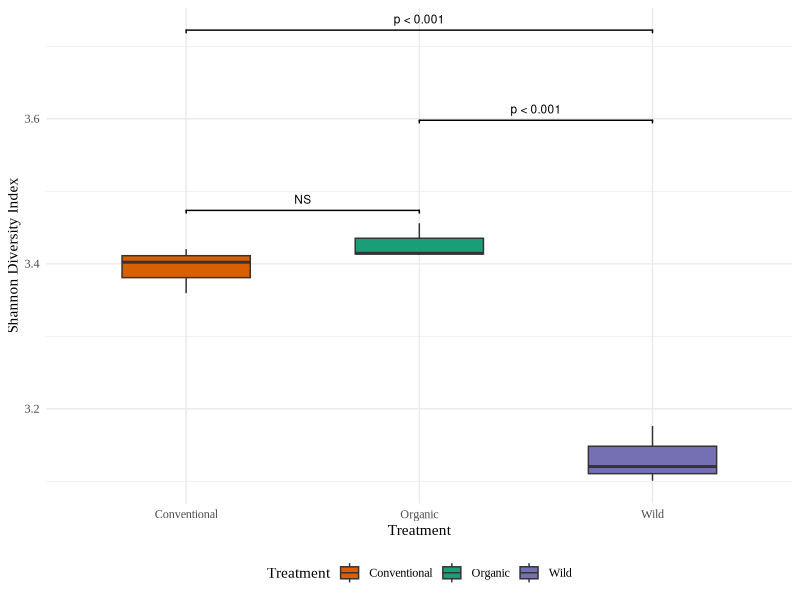
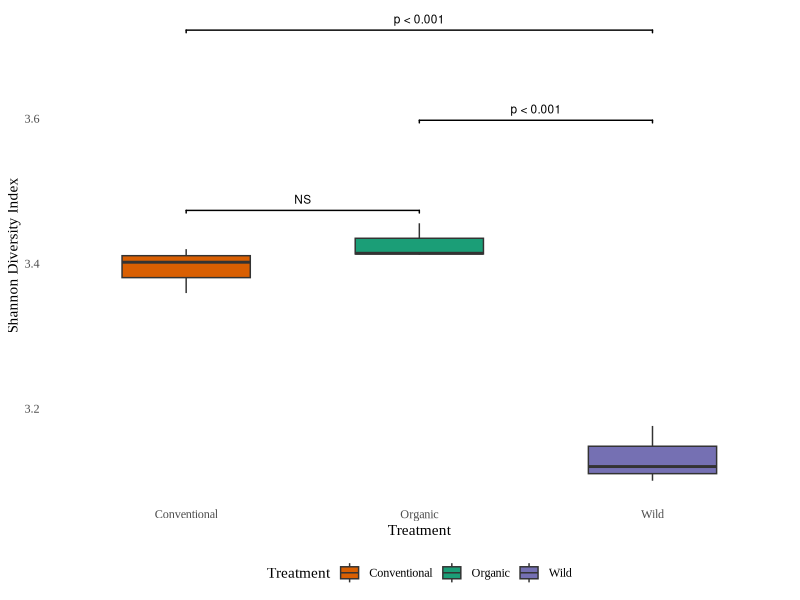

These figures' R source, in order: (Note: this script raises an error after producing the figures.)
# ============================================================
# FIGURA COMPUESTA a) b) c) d) — mismo estilo que ejemplo
# ============================================================

# ---- Paquetes
library(tidyverse)
library(vegan)
library(ggsignif)
library(RColorBrewer)
library(cowplot)
library(png)
library(grid)
library(ggtext)

# ---- Parámetros generales
panel_width_in  <- 6
panel_height_in <- 5
dpi_out         <- 600
gutter_pts      <- 2
base_family     <- "Times New Roman"

organ_levels <- c("Bark","Grape","Leaf","Soil")
organ_cols <- c(Bark="#66C2A5", Grape="#FC8D62", Leaf="#8DA0CB", Soil="#E78AC3")

strip_grid <- function(p) {
  p + theme(panel.grid.major = element_blank(),
            panel.grid.minor = element_blank(),
            panel.background = element_rect(fill = "white", colour = NA))
}
fmt_p <- function(p) {
  if (is.na(p) || p > 0.05) "NS"
  else if (p < 0.001) "p < 0.001"
  else paste0("p = ", format(round(p, 3), nsmall = 3, trim = TRUE))
}

# ============================================================
# ===== Panel a) Shannon por Treatment (Figure_7a.csv)
# ============================================================
raw_data_a <- read.csv("data/Figure_7a.csv", sep = ";", dec = ",", check.names = FALSE)
names(raw_data_a) <- gsub("\\s+", ".", trimws(names(raw_data_a)))

if (!"Relative.Abundance" %in% names(raw_data_a)) {
  raw_data_a$Abundance <- as.numeric(gsub(",", ".", raw_data_a$Abundance))
  raw_data_a <- raw_data_a %>%
    group_by(Sample) %>%
    mutate(Relative.Abundance = Abundance/sum(Abundance, na.rm = TRUE)) %>%
    ungroup()
}

shannon_a <- raw_data_a %>%
  group_by(Sample, Treatment) %>%
  summarise(Shannon = diversity(Relative.Abundance, "shannon"), .groups="drop")

anova_a <- aov(Shannon ~ Treatment, data = shannon_a)
tukey_a <- TukeyHSD(anova_a)$`Treatment`
comparisons_a <- list(c("Organic","Conventional"), c("Organic","Wild"), c("Conventional","Wild"))
p_labels_a <- sapply(tukey_a[,4], fmt_p)

p_a <- ggplot(shannon_a, aes(Treatment, Shannon, fill = Treatment)) +
  geom_boxplot(width=0.55, outlier.size=1.8, fatten=2) +
  scale_fill_manual(values = c(Organic="#1b9e77",Conventional="#d95f02",Wild="#7570b3")) +
  ggsignif::geom_signif(comparisons = comparisons_a, annotations = p_labels_a,
                        map_signif_level = FALSE, step_increase = 0.35,
                        tip_length=0.01, textsize=3, vjust=-0.2) +
  theme_minimal(base_family = base_family) +
  labs(x="Treatment", y="Shannon Diversity Index") +
  theme(legend.position="bottom")
panel_a <- strip_grid(p_a)

# ============================================================
# ===== Panel b) Shannon por órgano (Figure_7b.csv)
# ============================================================
raw_data_b <- read.csv("data/Figure_7b.csv", sep = ";", dec = ",", check.names = FALSE)
raw_data_b$Abundance <- as.numeric(gsub(",", ".", raw_data_b$Abundance))

df_b <- raw_data_b %>%
  group_by(Sample, Organ.Material, Genera) %>%
  summarise(Abundance=sum(Abundance, na.rm=TRUE), .groups="drop") %>%
  group_by(Sample, Organ.Material) %>%
  mutate(Rel_Abundance=Abundance/sum(Abundance, na.rm=TRUE)) %>%
  ungroup()

shannon_b <- df_b %>%
  group_by(Sample, Organ.Material) %>%
  summarise(Shannon = diversity(Rel_Abundance, "shannon"), .groups="drop")

anova_b <- aov(Shannon ~ Organ.Material, data = shannon_b)
tukey_b <- TukeyHSD(anova_b)$`Organ.Material`
comparisons_b <- strsplit(rownames(tukey_b), "-")
p_labels_b <- sapply(tukey_b[,4], fmt_p)

p_b <- ggplot(shannon_b, aes(Organ.Material, Shannon, fill = Organ.Material)) +
  geom_boxplot(width=0.55, outlier.size=1.8) +
  scale_fill_manual(values=organ_cols) +
  ggsignif::geom_signif(comparisons=comparisons_b, annotations=p_labels_b,
                        map_signif_level=FALSE, step_increase=0.12,
                        tip_length=0.01, textsize=2.7, vjust=-0.2) +
  theme_minimal(base_family = base_family) +
  labs(x="Plant Organ", y="Shannon Diversity Index") +
  theme(axis.text.x=element_text(angle=45,hjust=1),
        legend.position="bottom")
panel_b <- strip_grid(p_b)

# ============================================================
# ===== Panel c) NMDS (Figure_7c.csv)
# ============================================================
raw_data_c <- read.csv("data/Figure_7c.csv", sep = ",", check.names = FALSE)
abund_mat <- as.matrix(raw_data_c[, -1])
rownames(abund_mat) <- raw_data_c$Sample_ID
set.seed(123)
nmds <- metaMDS(abund_mat, distance="bray", k=2, trymax=100)

metadata <- data.frame(do.call(rbind, strsplit(raw_data_c$Sample_ID, "_")))
colnames(metadata) <- c("Rep","Treatment","Organ")

df_c <- data.frame(Sample=raw_data_c$Sample_ID,
                   NMDS1=nmds$points[,1], NMDS2=nmds$points[,2],
                   Treatment=metadata$Treatment,
                   Organ=factor(metadata$Organ, levels=organ_levels))

p_c <- ggplot(df_c, aes(NMDS1, NMDS2, color=Organ, shape=Treatment)) +
  geom_point(size=3) +
  scale_color_manual(values=organ_cols) +
  theme_minimal(base_family = base_family) +
  labs(x="NMDS1", y="NMDS2") +
  theme(legend.position="bottom")
panel_c <- strip_grid(p_c)

# ============================================================
# ===== Panel d) Barras apiladas (Figure_7d.csv)
# ============================================================
raw_data_d <- read.csv("data/Figure_7d.csv", sep = ";", dec = ",", check.names = FALSE)
raw_data_d$Abundance <- as.numeric(gsub(",", ".", raw_data_d$Abundance))

df_d <- raw_data_d %>%
  group_by(System, Medium, Ecosystem, Class) %>%
  summarise(Abundance=sum(Abundance, na.rm=TRUE), .groups="drop") %>%
  group_by(System, Medium, Ecosystem) %>%
  mutate(Rel_Abundance=100*Abundance/sum(Abundance, na.rm=TRUE)) %>%
  ungroup()

p_d <- ggplot(df_d, aes(System, Rel_Abundance, fill=Class)) +
  geom_bar(stat="identity", position="stack", width=0.25, color="white", linewidth=0.2) +
  facet_grid(Ecosystem ~ Medium) +
  theme_minimal(base_family = base_family) +
  labs(y="Relative Abundance (%)", x=NULL, fill="Bacterial Class") +
  theme(axis.text.x=ggtext::element_markdown(angle=45,hjust=1),
        legend.position="right")
panel_d <- strip_grid(p_d)

# ============================================================
# Exportar paneles individuales a TIFF
# ============================================================
tiff("output/panel_a.tiff", width=panel_width_in, height=panel_height_in,
     units="in", res=dpi_out, compression="lzw")
print(panel_a); dev.off()

tiff("output/panel_b.tiff", width=panel_width_in, height=panel_height_in,
     units="in", res=dpi_out, compression="lzw")
print(panel_b); dev.off()

tiff("output/panel_c.tiff", width=panel_width_in, height=panel_height_in,
     units="in", res=dpi_out, compression="lzw")
print(panel_c); dev.off()

tiff("output/panel_d.tiff", width=panel_width_in, height=panel_height_in,
     units="in", res=dpi_out, compression="lzw")
print(panel_d); dev.off()

# ============================================================
# Figura compuesta final a 12x10 in
# ============================================================
fila1 <- plot_grid(panel_a, panel_b, ncol=2, labels=c("a)","b)"),
                   label_size=14, label_fontface="bold",
                   label_x=0.02, label_y=0.98, hjust=0, vjust=1)
fila2 <- plot_grid(panel_c, panel_d, ncol=2, labels=c("c)","d)"),
                   label_size=14, label_fontface="bold",
                   label_x=0.02, label_y=0.98, hjust=0, vjust=1)
fig_final <- plot_grid(fila1, fila2, ncol=1)

tiff("output/Figure_7.tiff", width=12, height=10,
     units="in", res=dpi_out, compression="lzw")
print(fig_final); dev.off()

pdf("output/Figure_7.pdf", width=12, height=10)
print(fig_final); dev.off()
